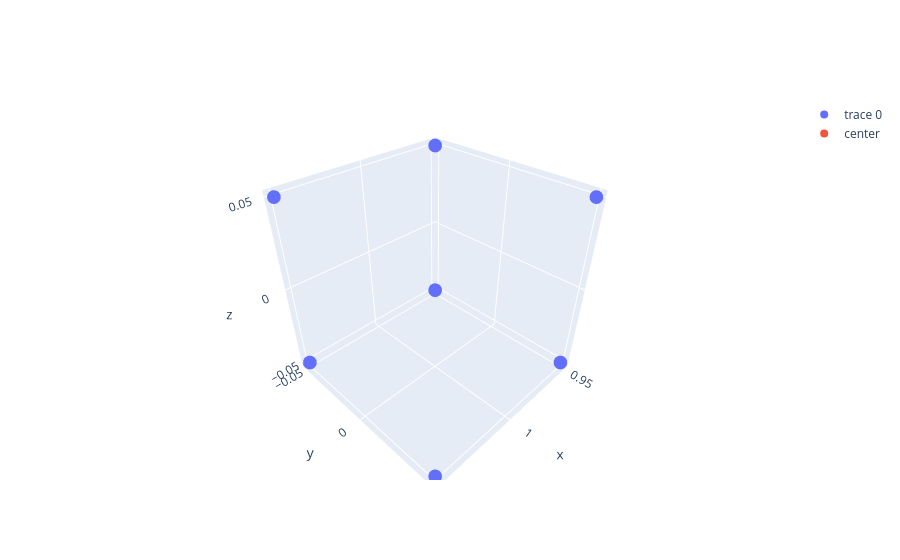

Notebook code for this chart:
### Code cell
x, y, z = corners[:,0], corners[:,1], corners[:,2]
fig = go.Figure(data=[go.Scatter3d(x=x, y=y, z=z,
                                   mode='markers')])
fig.add_trace(go.Scatter3d(x=[center[0]], y=[center[1]], z=[center[2]],
            mode='markers',
            name='center'))
fig.show()

### Figure 1 — Plotly figure (JSON) as saved in the notebook; plotly's stock layout.template omitted (floating-point values rounded to 4 significant figures)
{"data": [{"mode": "markers", "type": "scatter3d", "x": [0.95, 1.05, 0.95, 1.05, 0.95, 1.05, 0.95, 1.05], "y": [-0.05, -0.05, 0.05, 0.05, -0.05, -0.05, 0.05, 0.05], "z": [-0.05, -0.05, -0.05, -0.05, 0.05, 0.05, 0.05, 0.05]}, {"mode": "markers", "name": "center", "type": "scatter3d", "x": [1], "y": [0], "z": [0]}], "layout": {}}
